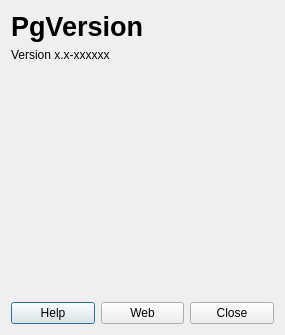
<?xml version="1.0" encoding="UTF-8"?>
<ui version="4.0">
 <class>PgVersionAbout</class>
 <widget class="QDialog" name="PgVersionAbout">
  <property name="geometry">
   <rect>
    <x>0</x>
    <y>0</y>
    <width>285</width>
    <height>335</height>
   </rect>
  </property>
  <property name="windowTitle">
   <string>PgVersion About</string>
  </property>
  <layout class="QGridLayout">
   <item row="2" column="0" colspan="3">
    <widget class="QTextEdit" name="txtAbout">
     <property name="palette">
      <palette>
       <active>
        <colorrole role="Base">
         <brush brushstyle="SolidPattern">
          <color alpha="0">
           <red>0</red>
           <green>0</green>
           <blue>0</blue>
          </color>
         </brush>
        </colorrole>
       </active>
       <inactive>
        <colorrole role="Base">
         <brush brushstyle="SolidPattern">
          <color alpha="0">
           <red>0</red>
           <green>0</green>
           <blue>0</blue>
          </color>
         </brush>
        </colorrole>
       </inactive>
       <disabled>
        <colorrole role="Base">
         <brush brushstyle="SolidPattern">
          <color alpha="255">
           <red>255</red>
           <green>255</green>
           <blue>255</blue>
          </color>
         </brush>
        </colorrole>
       </disabled>
      </palette>
     </property>
     <property name="autoFillBackground">
      <bool>true</bool>
     </property>
     <property name="frameShape">
      <enum>QFrame::NoFrame</enum>
     </property>
     <property name="frameShadow">
      <enum>QFrame::Plain</enum>
     </property>
     <property name="readOnly">
      <bool>true</bool>
     </property>
     <property name="html">
      <string>&lt;!DOCTYPE HTML PUBLIC &quot;-//W3C//DTD HTML 4.0//EN&quot; &quot;http://www.w3.org/TR/REC-html40/strict.dtd&quot;&gt;
&lt;html&gt;&lt;head&gt;&lt;meta name=&quot;qrichtext&quot; content=&quot;1&quot; /&gt;&lt;style type=&quot;text/css&quot;&gt;
p, li { white-space: pre-wrap; }
&lt;/style&gt;&lt;/head&gt;&lt;body style=&quot; font-family:'Sans'; font-size:10pt; font-weight:400; font-style:normal;&quot;&gt;
&lt;p style=&quot;-qt-paragraph-type:empty; margin-top:0px; margin-bottom:0px; margin-left:0px; margin-right:0px; -qt-block-indent:0; text-indent:0px; font-family:'Sans Serif'; font-size:9pt;&quot;&gt;&lt;/p&gt;&lt;/body&gt;&lt;/html&gt;</string>
     </property>
    </widget>
   </item>
   <item row="3" column="1">
    <spacer>
     <property name="orientation">
      <enum>Qt::Vertical</enum>
     </property>
     <property name="sizeHint" stdset="0">
      <size>
       <width>20</width>
       <height>40</height>
      </size>
     </property>
    </spacer>
   </item>
   <item row="4" column="0">
    <widget class="QPushButton" name="btnHelp">
     <property name="text">
      <string>Help</string>
     </property>
    </widget>
   </item>
   <item row="4" column="2">
    <widget class="QPushButton" name="btnClose">
     <property name="text">
      <string>Close</string>
     </property>
    </widget>
   </item>
   <item row="4" column="1">
    <widget class="QPushButton" name="btnWeb">
     <property name="text">
      <string>Web</string>
     </property>
    </widget>
   </item>
   <item row="1" column="0" colspan="2">
    <widget class="QLabel" name="lblVersion">
     <property name="text">
      <string>Version x.x-xxxxxx</string>
     </property>
    </widget>
   </item>
   <item row="0" column="0" colspan="2">
    <widget class="QLabel" name="lblTitle">
     <property name="font">
      <font>
       <pointsize>20</pointsize>
       <weight>75</weight>
       <bold>true</bold>
      </font>
     </property>
     <property name="text">
      <string>PgVersion</string>
     </property>
     <property name="textFormat">
      <enum>Qt::RichText</enum>
     </property>
    </widget>
   </item>
  </layout>
 </widget>
 <resources/>
 <connections>
  <connection>
   <sender>btnClose</sender>
   <signal>clicked()</signal>
   <receiver>PgVersionAbout</receiver>
   <slot>reject()</slot>
   <hints>
    <hint type="sourcelabel">
     <x>325</x>
     <y>279</y>
    </hint>
    <hint type="destinationlabel">
     <x>267</x>
     <y>266</y>
    </hint>
   </hints>
  </connection>
 </connections>
</ui>
